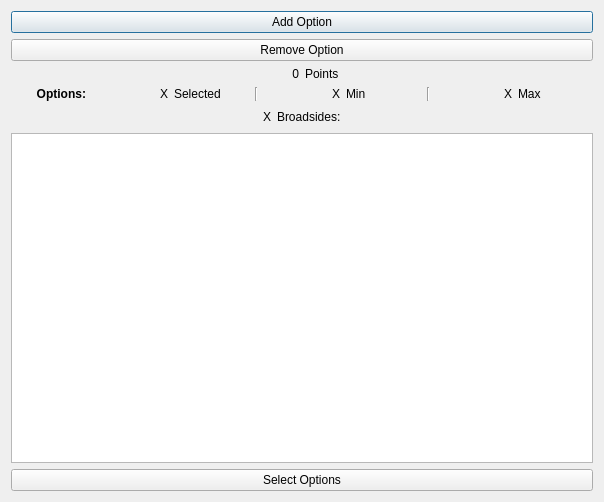
<?xml version="1.0" encoding="UTF-8"?>
<ui version="4.0">
 <class>optSelect</class>
 <widget class="QDialog" name="optSelect">
  <property name="geometry">
   <rect>
    <x>0</x>
    <y>0</y>
    <width>604</width>
    <height>502</height>
   </rect>
  </property>
  <property name="windowTitle">
   <string>Select Ship Options</string>
  </property>
  <layout class="QGridLayout" name="gridLayout">
   <item row="0" column="0">
    <layout class="QVBoxLayout" name="verticalLayout">
     <item>
      <widget class="QPushButton" name="addOptionButton">
       <property name="text">
        <string>Add Option</string>
       </property>
      </widget>
     </item>
     <item>
      <widget class="QPushButton" name="removeOptionButton">
       <property name="text">
        <string>Remove Option</string>
       </property>
      </widget>
     </item>
     <item>
      <layout class="QHBoxLayout" name="horizontalLayout">
       <item>
        <widget class="QLabel" name="pointsLabel">
         <property name="text">
          <string>0</string>
         </property>
         <property name="alignment">
          <set>Qt::AlignRight|Qt::AlignTrailing|Qt::AlignVCenter</set>
         </property>
        </widget>
       </item>
       <item>
        <widget class="QLabel" name="label_8">
         <property name="text">
          <string>Points</string>
         </property>
        </widget>
       </item>
      </layout>
     </item>
     <item>
      <layout class="QVBoxLayout" name="selectOptionsLayout"/>
     </item>
     <item>
      <layout class="QHBoxLayout" name="numOptionsBox">
       <item>
        <widget class="QLabel" name="label">
         <property name="font">
          <font>
           <bold>true</bold>
          </font>
         </property>
         <property name="text">
          <string>Options:</string>
         </property>
         <property name="alignment">
          <set>Qt::AlignRight|Qt::AlignTrailing|Qt::AlignVCenter</set>
         </property>
        </widget>
       </item>
       <item>
        <widget class="QLabel" name="selectedOptionNumLabel">
         <property name="text">
          <string>X</string>
         </property>
         <property name="alignment">
          <set>Qt::AlignRight|Qt::AlignTrailing|Qt::AlignVCenter</set>
         </property>
        </widget>
       </item>
       <item>
        <widget class="QLabel" name="label_2">
         <property name="text">
          <string>Selected</string>
         </property>
        </widget>
       </item>
       <item>
        <widget class="Line" name="line">
         <property name="orientation">
          <enum>Qt::Vertical</enum>
         </property>
        </widget>
       </item>
       <item>
        <widget class="QLabel" name="minOptionNumLabel">
         <property name="text">
          <string>X</string>
         </property>
         <property name="alignment">
          <set>Qt::AlignRight|Qt::AlignTrailing|Qt::AlignVCenter</set>
         </property>
        </widget>
       </item>
       <item>
        <widget class="QLabel" name="label_5">
         <property name="text">
          <string>Min</string>
         </property>
        </widget>
       </item>
       <item>
        <widget class="Line" name="line_2">
         <property name="orientation">
          <enum>Qt::Vertical</enum>
         </property>
        </widget>
       </item>
       <item>
        <widget class="QLabel" name="maxOptionsNumlabel">
         <property name="text">
          <string>X</string>
         </property>
         <property name="alignment">
          <set>Qt::AlignRight|Qt::AlignTrailing|Qt::AlignVCenter</set>
         </property>
        </widget>
       </item>
       <item>
        <widget class="QLabel" name="label_7">
         <property name="text">
          <string>Max</string>
         </property>
        </widget>
       </item>
      </layout>
     </item>
     <item>
      <layout class="QHBoxLayout" name="broadsideCountBox">
       <item>
        <spacer name="horizontalSpacer">
         <property name="orientation">
          <enum>Qt::Horizontal</enum>
         </property>
         <property name="sizeHint" stdset="0">
          <size>
           <width>40</width>
           <height>20</height>
          </size>
         </property>
        </spacer>
       </item>
       <item>
        <widget class="QLabel" name="broadsideOptionsNumLabel">
         <property name="text">
          <string>X</string>
         </property>
         <property name="alignment">
          <set>Qt::AlignRight|Qt::AlignTrailing|Qt::AlignVCenter</set>
         </property>
        </widget>
       </item>
       <item>
        <widget class="QLabel" name="Broadsides">
         <property name="text">
          <string>Broadsides:</string>
         </property>
         <property name="alignment">
          <set>Qt::AlignLeading|Qt::AlignLeft|Qt::AlignVCenter</set>
         </property>
        </widget>
       </item>
       <item>
        <spacer name="horizontalSpacer_2">
         <property name="orientation">
          <enum>Qt::Horizontal</enum>
         </property>
         <property name="sizeHint" stdset="0">
          <size>
           <width>40</width>
           <height>20</height>
          </size>
         </property>
        </spacer>
       </item>
      </layout>
     </item>
     <item>
      <widget class="QTableWidget" name="optionTableWidget">
       <property name="selectionMode">
        <enum>QAbstractItemView::SingleSelection</enum>
       </property>
       <property name="selectionBehavior">
        <enum>QAbstractItemView::SelectRows</enum>
       </property>
      </widget>
     </item>
     <item>
      <widget class="QPushButton" name="saveOptionsButton">
       <property name="text">
        <string>Select Options</string>
       </property>
      </widget>
     </item>
    </layout>
   </item>
  </layout>
 </widget>
 <resources/>
 <connections/>
</ui>
